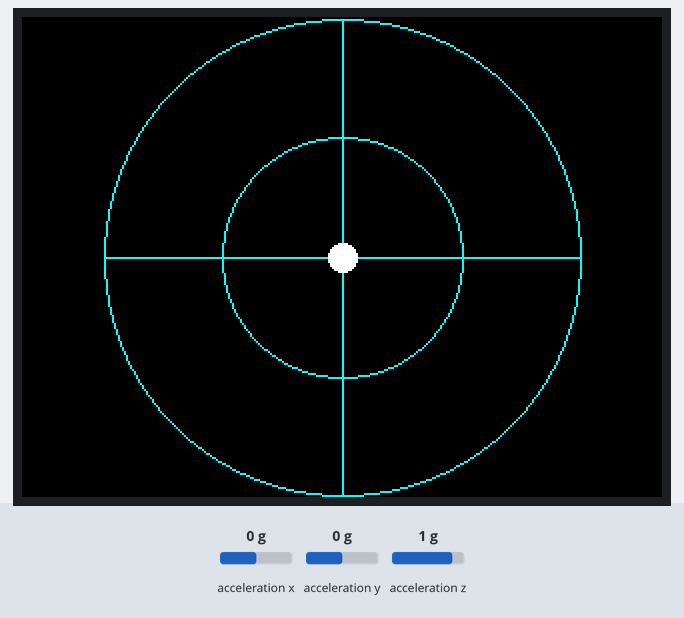
A sketch run on a simulated ESP32. On the bench: 320×240 colour display. Inputs (shaded band) come from the test bench; at power-on: acceleration y 0 g, acceleration x 0 g, acceleration z 1 g. WiFi joins after 1.5 s; servers stay silent unless stated; what the sketch prints to the serial monitor is not drawn.

Above: at 2.8 s.
2.9 s: acceleration y set to 0.8 g
At 3.5 s:
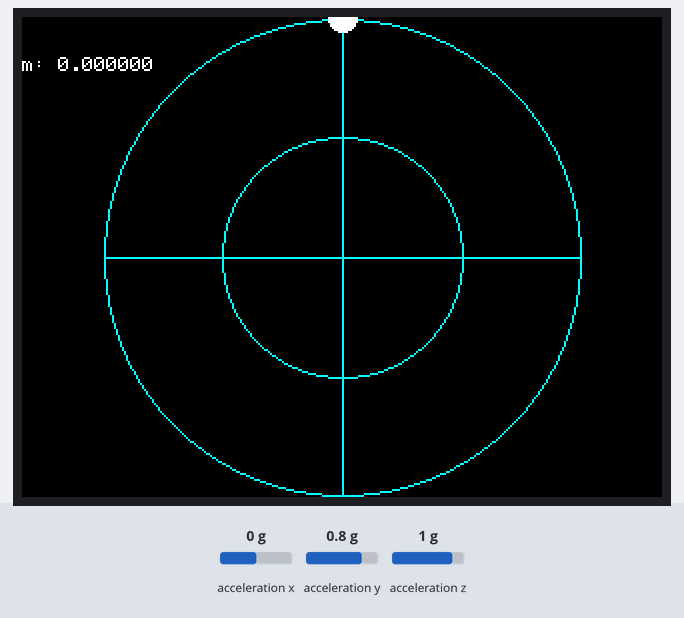
4.4 s: acceleration x set to -1.4 g
At 5.2 s:
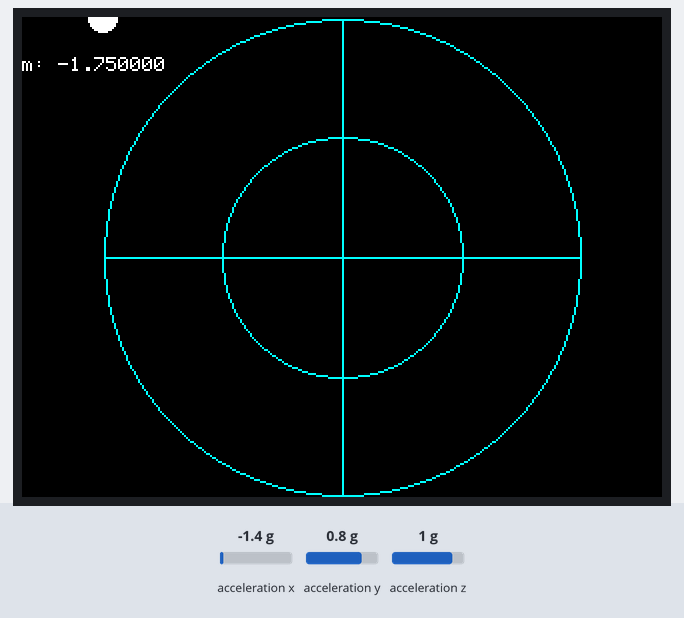
5.9 s: acceleration x set to -0.8 g
7.4 s: acceleration y set to -1.4 g
At 8.3 s:
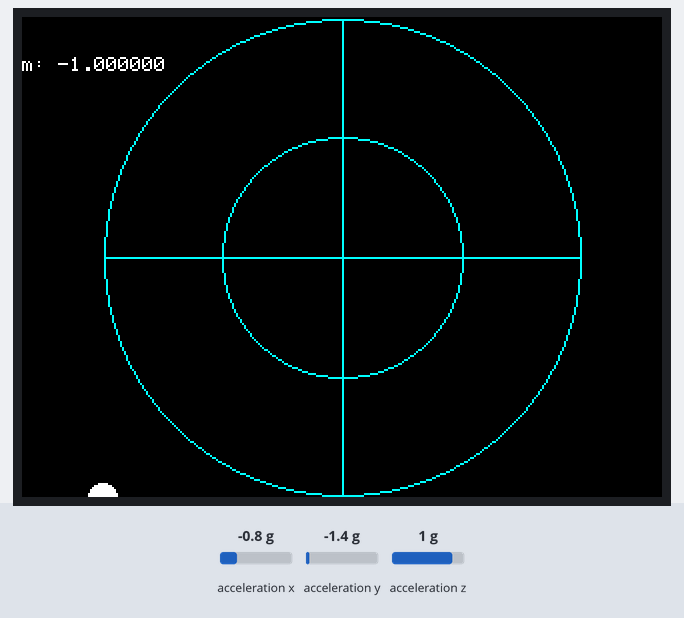
Timing chart, 0 to 9.9 s (numbered marks = the images above; inputs shaded):
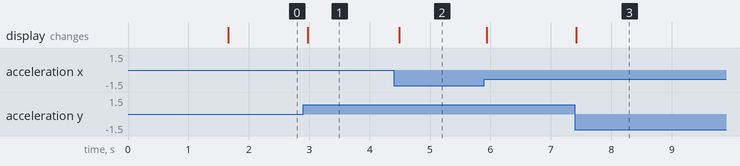

Measured:
- after the input at 2.9 s, the display: first changes after 0.08 s (image 1 shows a later state)
- after the input at 4.4 s, the display: first changes after 0.09 s (image 2 shows a later state)
- after the input at 7.4 s, the display: changes at once (image 3)

The sketch:

IMU_Test.ino
```cpp
#define M5STACK_MPU6886
#include <M5Core2.h>
#include "password.h"
#include <WiFi.h>
#include <WiFiUdp.h>
#include <string.h>


WiFiUDP udpDevice;
uint16_t localUdpPort = 3302; // Puerto de escucha del propio sensor
uint16_t UDPPort = 4000; // Puerto al que enviará la información el sensor.
                         // El cliente (Unity) debería estar escuchando este puerto.
const char *unityIP = "192.168.25.12";

float accX = 0.0F;
float accY = 0.0F;
float accZ = 0.0F;

float offsetArr[3] = {0.0F};

void getOffset(float *offset) {
  float offsetX, offsetY, offsetZ;
  M5.IMU.getAccelData(&offsetX, &offsetY, &offsetZ);
  offset[0] = offsetX;
  offset[1] = offsetY;
  offset[2] = offsetZ;
}

void drawGrid() {
  M5.Lcd.drawLine(41, 120, 279, 120, CYAN);
  M5.Lcd.drawLine(160, 1, 160, 239, CYAN);
  M5.Lcd.drawCircle(160, 120, 119, CYAN);
  M5.Lcd.drawCircle(160, 120, 60, CYAN);
}

void drawSpot(int ax, int ay) {
  static int prevx = 0;
  static int prevy = 0;
  int x, y;
  x = map(constrain(ax, -300, 300), -300, 300, 40, 280);
  y = map(constrain(ay, -300, 300), -300, 300, 240, 0);

  M5.Lcd.fillCircle(prevx, prevy, 7, BLACK);
  drawGrid();
  M5.Lcd.fillCircle(x, y, 7, WHITE);
  prevx = x;
  prevy = y;

}


void setup() {
  M5.begin();     //Init M5Core.
  M5.IMU.Init();  //Init IMU sensor
  getOffset(offsetArr);
  M5.Axp.SetLed(0);
  /*
    M5.Lcd.setTextColor(
    GREEN,
    BLACK);
    M5.Lcd.setTextSize(2);
  */
  Serial.begin(115200);
  Serial.print("Connecting to ");
  Serial.println(ssid);
  WiFi.mode(WIFI_STA);
  WiFi.begin(ssid, password);

  while (WiFi.status() != WL_CONNECTED) {
    delay(500);
    Serial.print(".");
  }
  Serial.println("");
  Serial.println("WiFi connected");
  // Print the IP address
  Serial.println(WiFi.localIP());
  udpDevice.begin(localUdpPort);
}

void loop() {

  static uint32_t imuReadTime = 0;
  static uint32_t printIMUTime = 0;

  uint32_t currentTime = millis();

  if ( (currentTime - imuReadTime) > 100) {
    imuReadTime = currentTime;
    M5.IMU.getAccelData(&accX, &accY, &accZ);
    drawSpot((int)((accX - offsetArr[0]) * 1000), (int)((accY - offsetArr[1]) * 1000));
  }

  currentTime = millis();
  if ( (currentTime - printIMUTime ) > 100) {
    printIMUTime = currentTime;
    M5.IMU.getAccelData(&accX, &accY, &accZ);
    int x, y;
    x = (int)((accX - offsetArr[0]) * 1000);
    y = (int)((accY - offsetArr[1]) * 1000);
    printf("accX: %d, accY: %d\n", x, y);
    printf("Vbat:%f/Cbat:%f\n", M5.Axp.GetBatVoltage(), M5.Axp.GetBatCurrent());
    if (y >= 150) {
      auto m = (accX - offsetArr[0]) / (accY - offsetArr[1]);
      printf("m: %f\n", m);
      M5.Lcd.setCursor(0, 20);
      M5.Lcd.printf("m: %f", m);


      udpDevice.beginPacket(unityIP, UDPPort);
      udpDevice.write((uint8_t *)&m, 4);
      udpDevice .endPacket();


    }
  }
}

// python -m pip install pyserial
```

password.h
```cpp
#ifndef _PASSWORD_H_
#define _PASSWORD_H_

const char* ssid = "Xiaomi 12";
const char* password = "vz68fb689wsn9rk";

#endif
```
